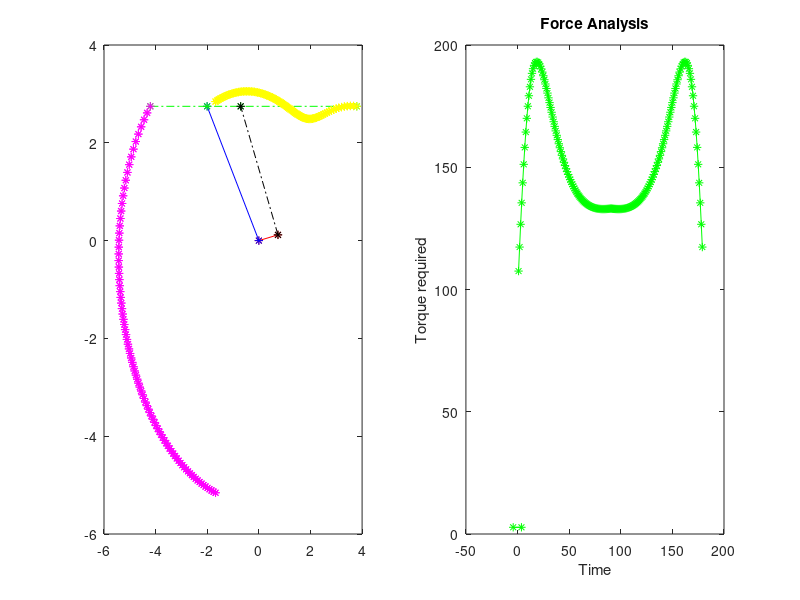

Here is the MATLAB script that generated this plot:
l1 = 0.75;
l2 = 3.4;
l3 = 1.3;
l4 = 3;

% lengths of position of weights from the hinge of 

l3_ = 1.75;
l2_ = 3.4/2;
l4_ = 3/2;

th1 = 9;

% for storing the path

arr_px = [];
arr_py = [];
arr_qx = [];
arr_qy = [];

d_hmax = 0;
d_vmax = 0;

% for calculating the angular velocity:

th2_prev = 0;
th3_prev = 0;
th4_prev = 0;

% anugular velocities

w2 = 0;
w4 = 0;
w3 = 0;

% for time period for calculation of angular velocies

t = 0 ;

%weights of links

wht1 = NaN; % ground
wht2 = 2.6;
wht3 = 75;
wht4 = 6;

torque_req = [];

for th3 = cat(2,linspace(0,90,90),fliplr(linspace(0,90,90)))
ani = subplot(1,2,1);

a = -2*l4*l3*cosd(th3) + 2*l1*l4*cosd(th1);
b = -2*l4*l3*sind(th3) + 2*l1*l4*sind(th1);
c = l1^2 + l3^2 + l4^2 - l2^2 - 2*l1*l3*cosd(th3-th1);

value1 = 2*atand((-b+sqrt(b^2 + a^2 - c^2))/(c-a));
value2 = 2*atand((-b-sqrt(b^2 + a^2 - c^2))/(c-a));

p = 2*l2*l3*cosd(th3) - 2*l1*l2*cosd(th1);
q = 2*l2*l3*sind(th3) - 2*l1*l2*sind(th1);
r = l1^2 + l2^2 + l3^2 - l4^2 - 2*l1*l3*cosd(th3-th1);

value3 = 2*atand((-q+sqrt(q^2 + p^2 - r^2))/(r-p));
value4 = 2*atand((-q-sqrt(q^2 + p^2 - r^2))/(r-p));

th4 = value1;
th2 = value4;

if th3 ~= 0
 t = toc;
end

tic 

plot([0 l1*cosd(th1)],[0 l1*sind(th1)],'r-*') % l1

hold on


plot([0 l2*cosd(th2)],[0 l2*sind(th2)],'b-*') % l2

plot([l2*cosd(th2)-2.2*cosd(th3) l2*cosd(th2) l2*cosd(th2)+l3*cosd(th3) l2*cosd(th2)+l3*cosd(th3)+4.5*cosd(th3)],[l2*sind(th2)-2.2*sind(th3) l2*sind(th2) l2*sind(th2)+l3*sind(th3) l2*sind(th2)+l3*sind(th3)+4.5*sind(th3)],'g-.*') % l3 -> floating bar


plot([l1*cosd(th1) l1*cosd(th1)+l4*cosd(th4)],[l1*sind(th1) l1*sind(th1)+l4*sind(th4)],'k-.*') % l4

% for path points


plot(arr_px,arr_py,'m *')
plot(arr_qx,arr_qy,'y *')

hold off

arr_px(end + 1) = l2*cosd(th2)-2.2*cosd(th3);
arr_py(end + 1) = l2*sind(th2)-2.2*sind(th3);

arr_qx(end + 1) = l2*cosd(th2)+l3*cosd(th3)+4.5*cosd(th3);
arr_qy(end + 1) = l2*sind(th2)+l3*sind(th3)+4.5*sind(th3);

% calculating the maximum distance of point p from vertical and q from horizontal

if d_vmax < l2*sind(th2)+l3*sind(th3)+4.5*sind(th3)

 d_vmax = l2*sind(th2)+l3*sind(th3)+4.5*sind(th3);

end


if d_hmax < abs(l2*cosd(th2)-2.2*cosd(th3))

 d_hmax = abs(l2*cosd(th2)-2.2*cosd(th3));

end


if th3 ~= 0

 w2 = (th2 - th2_prev)/t;

 % to check with the values calculated using formula

 w_check3 = (th3 - th3_prev)/t;
 w_check4 = (th4 - th4_prev)/t;

end

 
th2_prev = th2;
th3_prev = th3;
th4_prev = th4;


e1 = -l4*(l1*sind(th1 - th4) + l2*sind(th4 - th2));
e2 = l2*(l1*sind(th2 - th1) + l4*sind(th2 - th4));

j24 = (e2/e1);

%w2 = w4*(e1/e2)

w4 = w2*j24;

e3 = -l2*(l3*sind(th3 - th2) + l1*sind(th2 - th1));
e4 = l3*(l2*sind(th2 - th3) + l1*sind(th3 - th1));

j23 = (e3/e4);

w3 = w2*j23;

pause(0.1)

l1*sind(th1) + (l4/2)*sind(th4);

if th3 >= 0

 ani = subplot(1,2,2);
 plot(torque_req,'g-*');
 title('Force Analysis');
 xlabel('Time'); 
 ylabel('Torque required');

end


torque_req(end+1) = -(wht2*(l2_) +wht3*l2)*cosd(th2) - j23*wht3*l3_*cosd(th3) - j24*wht4*l4_*cosd(th4);

%axis(gca,'equal');
%axis([-10 18 -10 15]);


end

hold on 

plot([arr_px(1) arr_qx(1)],[arr_py(1) arr_qy(1)],'g-*')
d_vmax - arr_qy(1)
d_hmax - abs(arr_px(end))